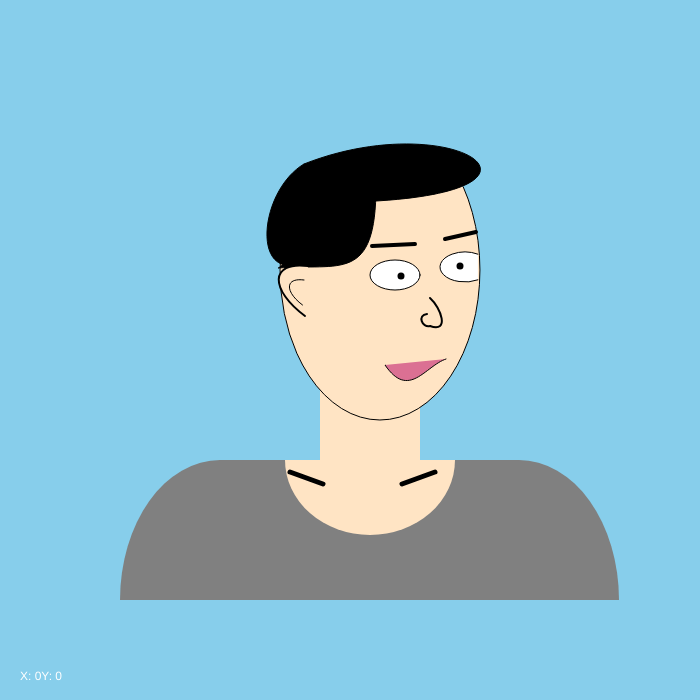
Frame 1 (no input)
Frame 60 (no input): identical to frame 1, image omitted
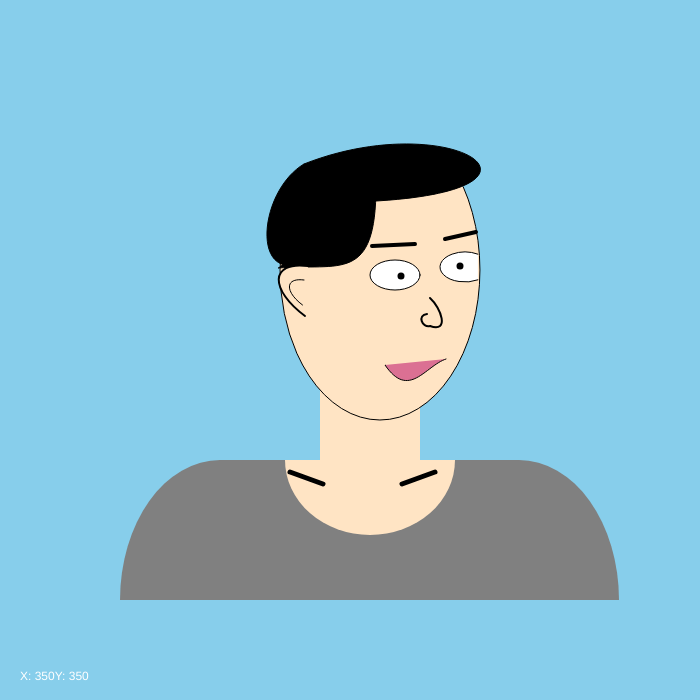
Frame 120 (the mouse pressed at the canvas centre since frame 60)

The p5.js sketch that drew these frames (run headless with seeded random() and noise() and a simulated clock; from frame 60 on, the mouse is pressed at the canvas centre):

// p5.js sketch
// ── sketch.js
/*************************************************************************
    Code Self-Portrait
          by Jiaquan Wu

    Overview - This program use the line and simple shape to draw the 
    sketch portrait by hand.
 
    ---------------------------------------------------------------------
    Notes: This hand portrait is draw by digital pencil, becuase I don't 
    have a real pencil around me. But it is still my drawing.
**************************************************************************/

// Setup code goes here
function setup() {
  createCanvas(700, 700);
 }


// Draw code goes here
function draw() {
  background(135, 206, 235);
  debug();
  other();
  head();
  face();
}

function debug() {
  fill(255);
  text("X: " + mouseX + "Y: " + mouseY, 20 , height-20);
}

function other() {
  fill(128, 128, 128);
  strokeWeight(0);
  arc(220, 600, 200, 280,PI, -HALF_PI);
  rect(219, 460, 300, 140);
  arc(519, 600, 200, 280, -HALF_PI, 0);
  //This is cloth

  fill(255, 228, 196);
  arc(370, 460, 170, 150, 0, PI);
  strokeWeight(5);
  var x = 290;
  var y = 472;
  var x2 = 323;
  var y2 = 484;
  line(x, y, x2, y2);
  line(width-x+25, y, width-x2+25, y2);
  strokeWeight(0);
  rect(width/2-30, 380, 100, 80);
  //This is neck
}

function head() {
  fill(255, 228, 196);
  strokeWeight(1);
  arc(width/2+30, 270, 200, 300, -QUARTER_PI, PI+QUARTER_PI, OPEN);
  //Basic

  fill(0);
  bezier(278, 268, 340, 263, 376, 284, 376, 186);
  bezier(292,202, 608,210, 466,100, 304,164);
  bezier(304,164, 244,200, 250,350, 373,200);
  //Hair

  fill(255, 228, 196);
  strokeWeight(2);
  bezier(308, 266, 269, 261, 270, 290, 305, 316);
  translate(150, 147);
  scale(0.5);
  bezier(308, 266, 269, 261, 270, 290, 305, 316);
  scale(2);
  translate(-150, -147);
  //Ear
}

function face(){
  bezier(430,298, 441,308, 450,333, 430,326);
  bezier(427,314, 417,315, 422,328, 430,326);
  //nose

  fill(0);
  strokeWeight(4);
  line(372,246, 415,244);
  line(445,239, 476,232);
  //eyebrow

  fill(219,112,147);
  strokeWeight(1);
  bezier(385,365, 409,400, 425,366, 446,359);
  //mouth

  fill(255,255,255);
  strokeWeight(1);
  ellipse(395,275, 50, 30);
  arc(465,267, 50, 30, QUARTER_PI, -QUARTER_PI, OPEN);
  strokeWeight(7);
  point(401,276);
  point(460,266);
  //eye
  
}
